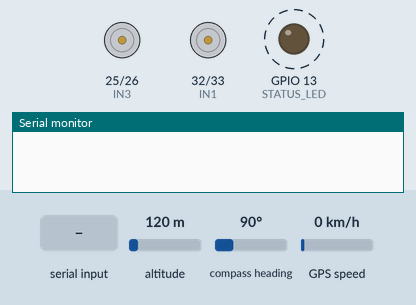
Simulated run of this sketch. Board: ESP32. On the bench: motor-driver pin pairs drawn as motors (green arrow = first pin HIGH = forward, orange = second pin HIGH = backward, longer = more drive), output pins drawn as LEDs (lit = HIGH), the last lines printed to the serial monitor. Dashed ring = blinking. The test bench sets the inputs (shaded band); at power-on: altitude 120 m, compass heading 90°, GPS speed 0 km/h. The GPS gets a fix after 3 s at 37.7749, -122.4194 with 8 satellites; nothing arrives over Bluetooth unless stated.

Above: at 1.2 s.
1.3 s: "F" received over the second serial link
At 2.9 s:
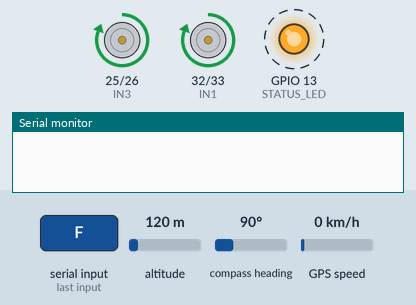
4.0 s: "B" received over the second serial link
At 4.8 s:
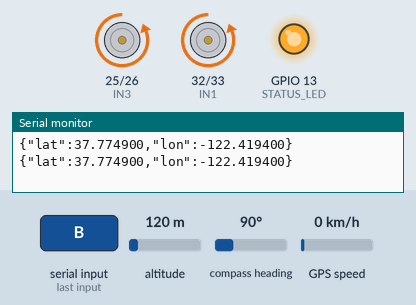
5.5 s: "L" received over the second serial link
At 6.0 s:
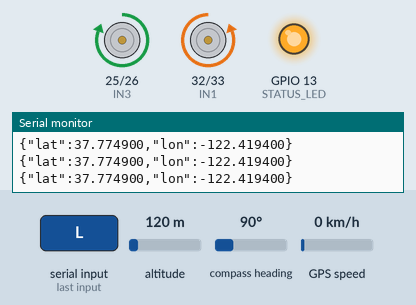
7.0 s: "R" received over the second serial link
At 8.2 s:
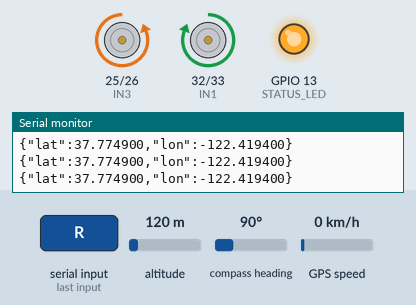
8.5 s: "S" received over the second serial link
At 9.4 s:
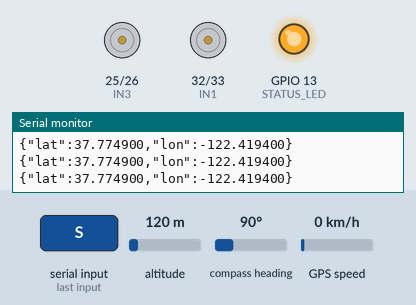
Timing chart, 0 to 11.0 s (numbered marks = the images above; inputs shaded):
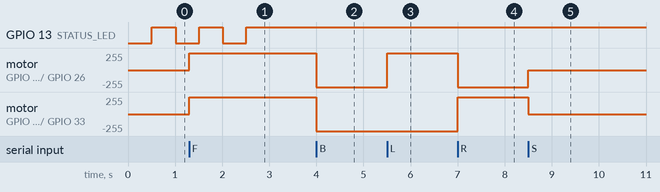

Measured:
- after the input at 1.3 s, motor on GPIO 25 (IN3) / GPIO 26 (IN4), motor on GPIO 32 (IN1) / GPIO 33 (IN2): stopped → forward 255/255 at once
- after the input at 4.0 s, motor on GPIO 25 (IN3) / GPIO 26 (IN4), motor on GPIO 32 (IN1) / GPIO 33 (IN2): forward 255/255 → backward 255/255 at once
- after the input at 5.5 s, motor on GPIO 25 (IN3) / GPIO 26 (IN4): backward 255/255 → forward 255/255 at once
- after the input at 7.0 s, motor on GPIO 25 (IN3) / GPIO 26 (IN4): forward 255/255 → backward 255/255 at once; motor on GPIO 32 (IN1) / GPIO 33 (IN2): backward 255/255 → forward 255/255 at once
- after the input at 8.5 s, motor on GPIO 25 (IN3) / GPIO 26 (IN4): backward 255/255 → stopped at once; motor on GPIO 32 (IN1) / GPIO 33 (IN2): forward 255/255 → stopped at once

The sketch:

esp32_gps_survey.ino
```cpp
// ESP32 + NEO-6M GPS -> JSON-over-USB-serial for road_survey.py, plus Bluetooth car control
// Wiring: NEO-6M TX -> GPIO16 (RX2), NEO-6M RX -> GPIO17 (TX2), VCC -> 3.3V/5V, GND -> GND
// Motor driver: IN1 -> GPIO32, IN2 -> GPIO33, IN3 -> GPIO25, IN4 -> GPIO26
// Status LED on GPIO13: solid ON = fix locked, blinking = searching for fix
// Library: TinyGPSPlus (Arduino Library Manager -> "TinyGPSPlus" by Mikal Hart)
// Bluetooth: pair with "My Bluetooth Car", send F/B/L/R/S

#include <TinyGPSPlus.h>
#include <BluetoothSerial.h>

static const int RXPin = 16, TXPin = 17;
static const uint32_t GPSBaud = 9600;
static const int STATUS_LED = 13;
static const uint32_t HOST_BAUD = 115200;  // must match SERIAL_BAUD in road_survey.py

#define IN1 32
#define IN2 33
#define IN3 25
#define IN4 26

TinyGPSPlus gps;
HardwareSerial gpsSerial(2);
BluetoothSerial SerialBT;

unsigned long lastBlink = 0;
bool ledState = false;

void setMotors(int a, int b, int c, int d) {
  digitalWrite(IN1, a);
  digitalWrite(IN2, b);
  digitalWrite(IN3, c);
  digitalWrite(IN4, d);
}

void setup() {
  Serial.begin(HOST_BAUD);
  gpsSerial.begin(GPSBaud, SERIAL_8N1, RXPin, TXPin);
  pinMode(STATUS_LED, OUTPUT);
  pinMode(IN1, OUTPUT);
  pinMode(IN2, OUTPUT);
  pinMode(IN3, OUTPUT);
  pinMode(IN4, OUTPUT);
  SerialBT.begin("My Bluetooth Car");
}

void loop() {
  if (SerialBT.available()) {
    switch (SerialBT.read()) {
      case 'F': setMotors(HIGH, LOW, HIGH, LOW); break;  // forward
      case 'B': setMotors(LOW, HIGH, LOW, HIGH); break;  // backward
      case 'L': setMotors(LOW, HIGH, HIGH, LOW); break;  // left
      case 'R': setMotors(HIGH, LOW, LOW, HIGH); break;  // right
      case 'S': setMotors(LOW, LOW, LOW, LOW); break;    // stop
    }
  }

  while (gpsSerial.available() > 0) {
    gps.encode(gpsSerial.read());
  }

  if (gps.location.isValid()) {
    digitalWrite(STATUS_LED, HIGH);
    if (gps.location.isUpdated()) {
      Serial.print("{\"lat\":");
      Serial.print(gps.location.lat(), 6);
      Serial.print(",\"lon\":");
      Serial.print(gps.location.lng(), 6);
      Serial.println("}");
    }
  } else if (millis() - lastBlink >= 500) {
    // no fix yet: blink while searching
    lastBlink = millis();
    ledState = !ledState;
    digitalWrite(STATUS_LED, ledState);
  }
}
```
